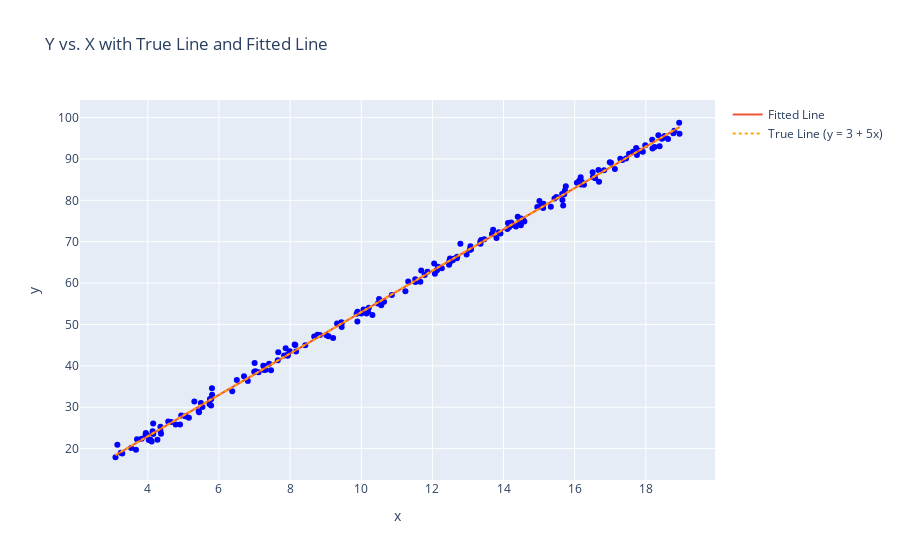

The notebook cell this image was saved under:
### Code cell
# 3.

import numpy as np
import pandas as pd
import plotly.express as px
import statsmodels.formula.api as smf
from scipy.stats import norm

# Parameters for the model
n = 200  # Number of data points
beta0 = 3  # Intercept
beta1 = 5  # Slope
sigma = 1  # Standard deviation of the error term

# Generate random predictor values (x) from a uniform distribution
x = np.random.uniform(3, 19, n)

# Generate error terms (epsilon) from a normal distribution
epsilon = norm.rvs(0, sigma, n)

# Calculate the outcome values (y) based on the SLR equation
y = beta0 + beta1 * x + epsilon

# Create a DataFrame from the simulated data
df = pd.DataFrame({'x': x, 'y': y})

# Fit a simple linear regression model using statsmodels
model_data_specification = smf.ols("y ~ x", data=df)
fitted_model = model_data_specification.fit()

# Visualization using plotly
fig = px.scatter(df, x='x', y='y', color_discrete_sequence=['blue'], title='Y vs. X with True Line and Fitted Line')
fig.add_scatter(x=df['x'], y=fitted_model.fittedvalues, mode='lines', name='Fitted Line')

# Add the "true" line based on the original parameters
x_range = np.array([df['x'].min(), df['x'].max()])
y_line = beta0 + beta1 * x_range
fig.add_scatter(x=x_range, y=y_line, mode='lines', name=f'True Line (y = {beta0} + {beta1}x)', line=dict(dash='dot', color='orange'))

fig.show()

### Figure 1 — Plotly figure (JSON) as saved in the notebook; plotly's stock layout.template omitted (floating-point values rounded to 4 significant figures; data arrays with more than 128 entries replaced by an {"elided": "..."} marker saying what was removed)
{"data": [{"hovertemplate": "x=%{x}<br>y=%{y}<extra></extra>", "legendgroup": "", "marker": {"color": "blue", "symbol": "circle"}, "mode": "markers", "name": "", "orientation": "v", "showlegend": false, "type": "scatter", "x": {"elided": "200 float values"}, "xaxis": "x", "y": {"elided": "200 float values"}, "yaxis": "y"}, {"mode": "lines", "name": "Fitted Line", "type": "scatter", "x": {"elided": "200 float values"}, "y": {"elided": "200 float values"}}, {"line": {"color": "orange", "dash": "dot"}, "mode": "lines", "name": "True Line (y = 3 + 5x)", "type": "scatter", "x": [3.093, 18.95], "y": [18.47, 97.73]}], "layout": {"legend": {"tracegroupgap": 0}, "title": {"text": "Y vs. X with True Line and Fitted Line"}, "xaxis": {"anchor": "y", "domain": [0, 1], "title": {"text": "x"}}, "yaxis": {"anchor": "x", "domain": [0, 1], "title": {"text": "y"}}}}
